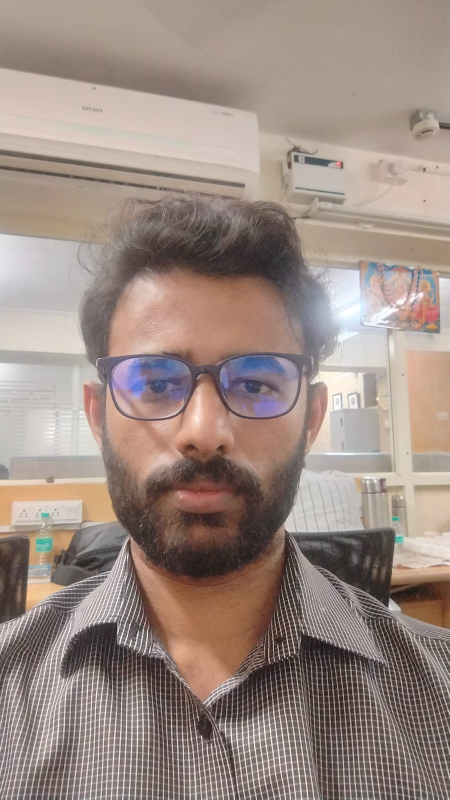
#> input picture inputs/create_embedding/kartik.jpeg, 899 x 1599 px (shown at 1/2 size)
$ python -i detector.py   (imports and definitions only)
#> lines starting #> are read from the running program, lines starting #| are printed output that depends on the picture
#> further down, picture is the input picture: shape (1599, 899, 3); mean B, G, R 131, 139, 155.9
"""Person and face detection using OpenCV cascade classifiers with CLAHE lighting normalization and multi-cascade ensemble."""

from __future__ import annotations

import os
from typing import List, Optional, Tuple
import cv2
import numpy as np


class PersonDetector:
    def __init__(self, face_cascade_path: str = "models/haarcascade_frontalface_default.xml"):
        # CLAHE for handling uneven webcam lighting, backlight, shadows, and glasses
        self.clahe = cv2.createCLAHE(clipLimit=2.2, tileGridSize=(8, 8))

        # Deep Learning Face Detector: OpenCV YuNet ONNX (3ms CPU latency, high recall with glasses/angles)
        self.yunet: Optional[cv2.FaceDetectorYN] = None
        base_dir = os.path.dirname(os.path.dirname(os.path.dirname(os.path.dirname(os.path.abspath(__file__)))))
        yunet_candidates = [
            os.path.join("models", "face_detection_yunet_2023mar.onnx"),
            os.path.join(base_dir, "models", "face_detection_yunet_2023mar.onnx"),
        ]
        for yp in yunet_candidates:
            if os.path.exists(yp):
                try:
                    self.yunet = cv2.FaceDetectorYN.create(
                        model=yp,
                        config="",
                        input_size=(320, 320),
                        score_threshold=0.35,
                        nms_threshold=0.3,
                        top_k=5000,
                    )
                    break
                except Exception:
                    self.yunet = None

        # Cascade ensemble (high-reliability fallback)
        cv2_data_dir = getattr(cv2, "data", None)
        haarcascades_dir = getattr(cv2_data_dir, "haarcascades", "") if cv2_data_dir else ""

        # Primary face cascade: alt2 has much better recall with eyeglasses, tilts, and poor lighting
        alt2_path = os.path.join(haarcascades_dir, "haarcascade_frontalface_alt2.xml")
        if os.path.exists(alt2_path):
            self.face_cascade_alt2 = cv2.CascadeClassifier(alt2_path)
        else:
            self.face_cascade_alt2 = None

        # Secondary default face cascade
        if os.path.exists(face_cascade_path):
            self.face_cascade_default = cv2.CascadeClassifier(face_cascade_path)
        else:
            default_sys_path = os.path.join(haarcascades_dir, "haarcascade_frontalface_default.xml")
            self.face_cascade_default = cv2.CascadeClassifier(default_sys_path) if os.path.exists(default_sys_path) else None

        # Profile face cascade (fallback for side profile views)
        profile_path = os.path.join(haarcascades_dir, "haarcascade_profileface.xml")
        self.profile_cascade = cv2.CascadeClassifier(profile_path) if os.path.exists(profile_path) else None

    # [119 lines left out: functions _nms_boxes, _merge_adjacent_head_boxes, not called in this run]

    def detect_people_and_faces(
        self,
        frame: np.ndarray,
    ) -> Tuple[List[Tuple[int, int, int, int]], List[Tuple[int, int, int, int]]]:
        """Returns (person_bounding_boxes, face_bounding_boxes).

        High-Performance Multi-Angle Detection Pipeline:
        1. Deep Learning YuNet ONNX: 50+ FPS, high-recall under eyeglasses, backlight, side angles.
        2. Symmetrical Person Framing: Mathematically centered on face to prevent shoulder drift.
        3. Cascade Ensemble Fallback: Alt2, default, and bidirectional profile cascades.
        4. IoMin Containment Suppression: Guarantees 1 human = 1 bounding box!
        """
        if frame is None or frame.size == 0:
            return [], []

        frame_h, frame_w = frame.shape[:2]
#> frame_h = 1599; frame_w = 899
        raw_faces: List[Tuple[int, int, int, int]] = []

        # 1. Primary Deep-Learning Detector: OpenCV YuNet (Ultra-fast 20ms, zero false positives)
        if self.yunet is not None:
            try:
                target_w = min(640, frame_w)
                target_h = int(frame_h * target_w / frame_w)
                target_w = target_w - (target_w % 2)
                target_h = target_h - (target_h % 2)
                small_bgr = cv2.resize(frame, (target_w, target_h), interpolation=cv2.INTER_LINEAR)
                self.yunet.setInputSize((target_w, target_h))
                _, detections = self.yunet.detect(small_bgr)

                if detections is not None and len(detections) > 0:
                    scale_x = frame_w / float(target_w)
                    scale_y = frame_h / float(target_h)
                    for d in detections:
                        score = float(d[-1])
                        if score < 0.35:
                            continue
                        fx = int(d[0] * scale_x)
                        fy = int(d[1] * scale_y)
                        fw = int(d[2] * scale_x)
                        fh = int(d[3] * scale_y)
                        if fw < 15 or fh < 15:
                            continue
                        ratio = float(fh) / float(max(1, fw))
                        if 0.65 <= ratio <= 1.60:
                            raw_faces.append((fx, fy, fw, fh))
            except Exception as err:
                pass

        # 2. Fallback Cascade Ensemble (if YuNet detected no faces or is unavailable)
        if len(raw_faces) == 0:
            gray = cv2.cvtColor(frame, cv2.COLOR_BGR2GRAY)
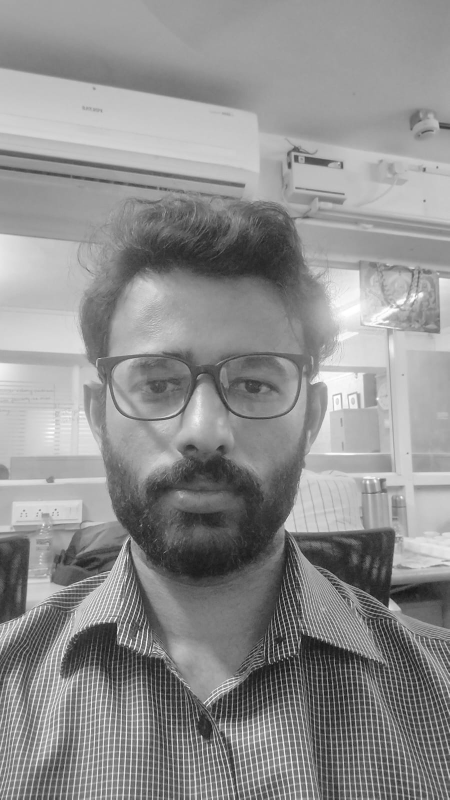
#> gray: shape (1599, 899) (shown at 1/2 size); min 3, max 255, mean 143.2
            enhanced_gray = self.clahe.apply(gray)
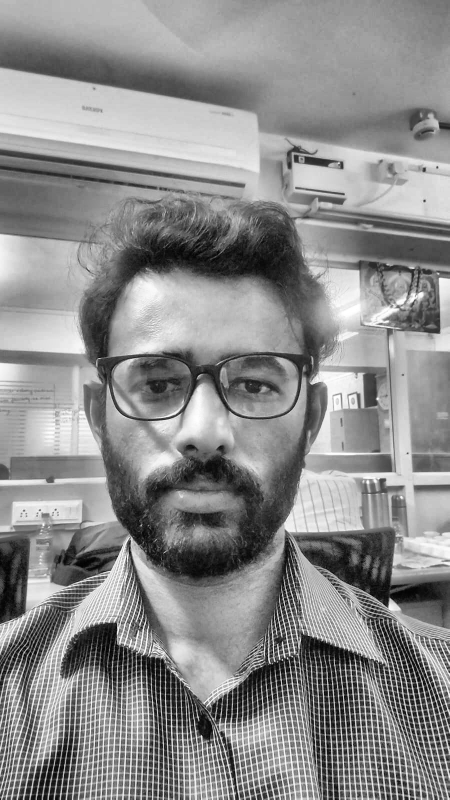
#> enhanced_gray: shape (1599, 899) (shown at 1/2 size); min 0, max 255, mean 139.9
            scale = 0.5
            small_gray = cv2.resize(enhanced_gray, (0, 0), fx=scale, fy=scale, interpolation=cv2.INTER_LINEAR)
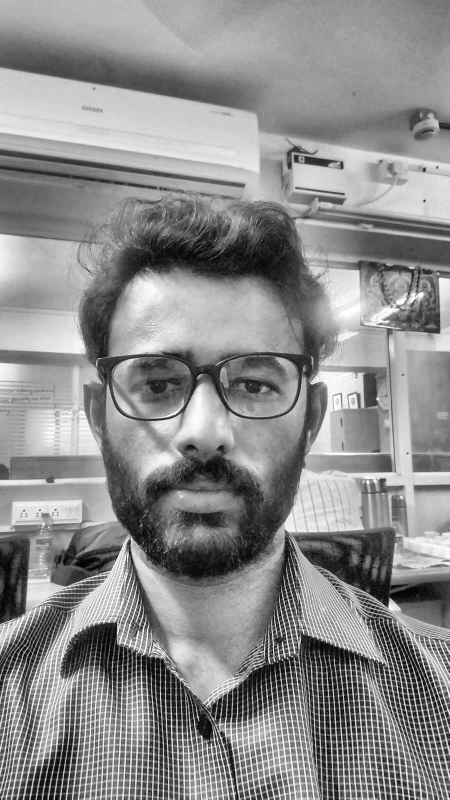
#> small_gray: shape (800, 450); min 1, max 255, mean 140.1
            raw_faces_small: List[Tuple[int, int, int, int]] = []

            # A. Alt2 cascade (exceptional with glasses & tilts)
            if self.face_cascade_alt2 and not self.face_cascade_alt2.empty():
                faces1 = self.face_cascade_alt2.detectMultiScale(
                    small_gray,
                    scaleFactor=1.10,
                    minNeighbors=5,
                    minSize=(28, 28),
                )
#> faces1 = [[69, 279, 276, 276]]
                raw_faces_small.extend([tuple(map(int, f)) for f in faces1])

            # B. Default frontal cascade
            if len(raw_faces_small) == 0 and self.face_cascade_default and not self.face_cascade_default.empty():
                faces2 = self.face_cascade_default.detectMultiScale(
                    small_gray,
                    scaleFactor=1.12,
                    minNeighbors=5,
                    minSize=(28, 28),
                )
                raw_faces_small.extend([tuple(map(int, f)) for f in faces2])

            # C. Bidirectional Profile Face Detection (Detects BOTH Left and Right side-turned faces!)
            if self.profile_cascade and not self.profile_cascade.empty():
                prof1 = self.profile_cascade.detectMultiScale(
                    small_gray,
                    scaleFactor=1.12,
                    minNeighbors=6,
                    minSize=(32, 32),
                )
#> prof1 = ()
                raw_faces_small.extend([tuple(map(int, f)) for f in prof1])

                flipped_gray = cv2.flip(small_gray, 1)
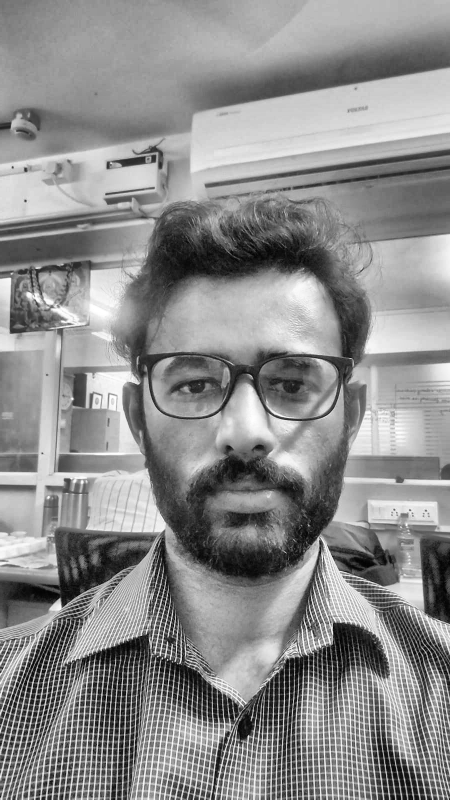
#> flipped_gray: shape (800, 450); min 1, max 255, mean 140.1
                prof2 = self.profile_cascade.detectMultiScale(
                    flipped_gray,
                    scaleFactor=1.12,
                    minNeighbors=6,
                    minSize=(32, 32),
                )
#> prof2 = ()
                fw_small = small_gray.shape[1]
#> fw_small = 450
                for fx, fy, fw, fh in prof2:
                    orig_fx = fw_small - (fx + fw)
                    raw_faces_small.append((int(orig_fx), int(fy), int(fw), int(fh)))
#> this loop made 0 passes
#> after the loop, raw_faces_small = [(69, 279, 276, 276)]

            inv_scale = 1.0 / scale
            for sx, sy, sw, sh in raw_faces_small:
                if sw <= 0 or sh <= 0:
                    continue
                ratio = float(sh) / float(sw)
                if 0.70 <= ratio <= 1.50:
                    raw_faces.append((
                        int(sx * inv_scale),
                        int(sy * inv_scale),
                        int(sw * inv_scale),
                        int(sh * inv_scale),
                    ))
#> this loop made 1 pass
#> (sx, sy, sw, sh, ratio) on pass 1: (69, 279, 276, 276, 1)
#> after the loop, raw_faces = [(138, 558, 552, 552)]

        # Step A: Merge adjacent head detections (ear + face) into single enclosing head box
        if len(raw_faces) > 1:
            clustered_faces = self._merge_adjacent_head_boxes(raw_faces, max_dist_ratio=0.85, min_vert_overlap=0.45)
            face_boxes = self._nms_boxes(clustered_faces, overlap_thresh=0.25, containment_thresh=0.35)
        else:
            face_boxes = list(raw_faces)
#> face_boxes = [(138, 558, 552, 552)]

        # Step B: Symmetrical person bounding boxes centered exactly on the head/face (no shoulder drift!)
        person_boxes: List[Tuple[int, int, int, int]] = []
        for fx, fy, fw, fh in face_boxes:
            margin_x = int(fw * 0.25)
            margin_top = int(fh * 0.15)
            px = max(0, fx - margin_x)
            py = max(0, fy - margin_top)
            pw = min(frame_w - px, fw + 2 * margin_x)
            ph = min(frame_h - py, int(fh * 1.55))
            person_boxes.append((px, py, pw, ph))
#> this loop made 1 pass
#> (fx, fy, fw, fh, margin_x, margin_top, px, py) on pass 1: (138, 558, 552, 552, 138, 82, 0, 476)
#> after the loop, person_boxes = [(0, 476, 828, 855)]

        # Merge adjacent person boxes and suppress overlaps
        if len(person_boxes) > 1:
            person_boxes = self._merge_adjacent_head_boxes(person_boxes, max_dist_ratio=0.80, min_vert_overlap=0.40)
            person_boxes = self._nms_boxes(person_boxes, overlap_thresh=0.25, containment_thresh=0.35)

        return person_boxes, face_boxes

>>> import cv2
>>> picture = cv2.imread('../../../inputs/create_embedding/kartik.jpeg')
>>> result = PersonDetector().detect_people_and_faces(picture)
#> result = ([(0, 476, 828, 855)], [(138, 558, 552, 552)])

$ run again, on inputs/create_embedding/mangala_live.jpeg
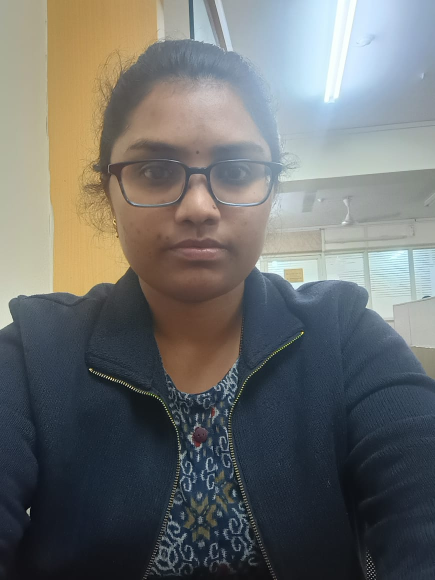
#> input picture inputs/create_embedding/mangala_live.jpeg, 870 x 1160 px (shown at 1/2 size)
#> picture is the input picture: shape (1160, 870, 3); mean B, G, R 108.9, 110.2, 108.1
#> in detect_people_and_faces, `small_gray = cv2.resize(enhanced_gray, (0, 0), fx=scale, fy=scale, int..`:
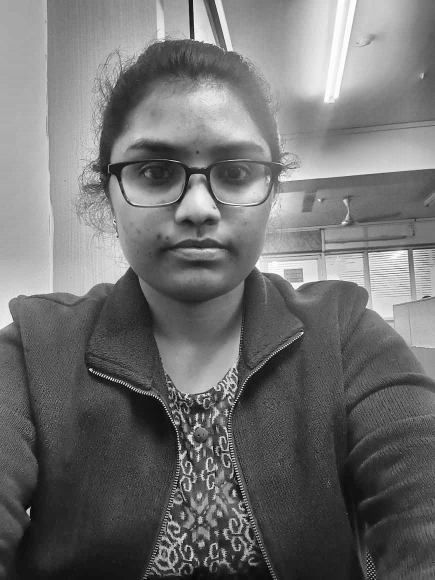
#> small_gray: shape (580, 435); min 5, max 255, mean 112.7
#> faces1 = [[93, 92, 208, 208]]
#> prof1 = ()
#> in detect_people_and_faces, `flipped_gray = cv2.flip(small_gray, 1)`:
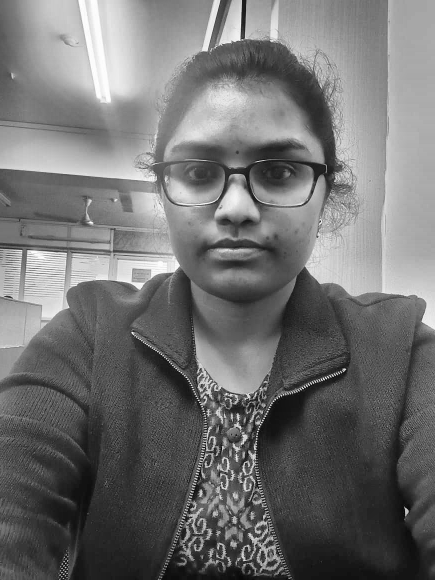
#> flipped_gray: shape (580, 435); min 5, max 255, mean 112.7
#> after the loop in detect_people_and_faces, `for fx, fy, fw, fh in prof2:`: raw_faces_small = [(93, 92, 208, 208)]
#> the loop in detect_people_and_faces, `for sx, sy, sw, sh in raw_faces_small:` made 1 pass
#> (sx, sy, sw, sh, ratio) on pass 1: (93, 92, 208, 208, 1)
#> after the loop in detect_people_and_faces, `for sx, sy, sw, sh in raw_faces_small:`: raw_faces = [(186, 184, 416, 416)]
#> the loop in detect_people_and_faces, `for fx, fy, fw, fh in face_boxes:` made 1 pass
#> (fx, fy, fw, fh, margin_x, margin_top, px, py) on pass 1: (186, 184, 416, 416, 104, 62, 82, 122)
#> after the loop in detect_people_and_faces, `for fx, fy, fw, fh in face_boxes:`: person_boxes = [(82, 122, 624, 644)]
#> result = ([(82, 122, 624, 644)], [(186, 184, 416, 416)])
